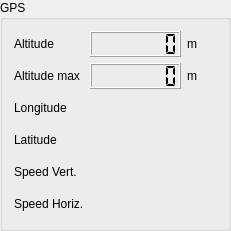
   <widget class="QGroupBox" name="gps_box">
    <property name="geometry">
     <rect>
      <x>960</x>
      <y>60</y>
      <width>231</width>
      <height>231</height>
     </rect>
    </property>
    <property name="styleSheet">
     <string notr="true"/>
    </property>
    <property name="title">
     <string>GPS</string>
    </property>
    <layout class="QGridLayout" name="gridLayout_3">
     <item row="3" column="1" colspan="3">
      <widget class="QLabel" name="longitude_panel">
       <property name="styleSheet">
        <string notr="true"/>
       </property>
       <property name="text">
        <string/>
       </property>
      </widget>
     </item>
     <item row="6" column="1" colspan="3">
      <widget class="QLabel" name="speed_vertical">
       <property name="minimumSize">
        <size>
         <width>0</width>
         <height>0</height>
        </size>
       </property>
       <property name="text">
        <string/>
       </property>
      </widget>
     </item>
     <item row="1" column="0">
      <widget class="QLabel" name="altitude_label_gps">
       <property name="text">
        <string>Altitude</string>
       </property>
      </widget>
     </item>
     <item row="5" column="1" colspan="3">
      <widget class="QLabel" name="latitude_panel">
       <property name="minimumSize">
        <size>
         <width>0</width>
         <height>0</height>
        </size>
       </property>
       <property name="text">
        <string/>
       </property>
      </widget>
     </item>
     <item row="5" column="0">
      <widget class="QLabel" name="latitude_label">
       <property name="text">
        <string>Latitude</string>
       </property>
      </widget>
     </item>
     <item row="2" column="0">
      <widget class="QLabel" name="altitude_max_label">
       <property name="text">
        <string>Altitude max</string>
       </property>
      </widget>
     </item>
     <item row="6" column="0">
      <widget class="QLabel" name="label_XX">
       <property name="text">
        <string>Speed Vert.</string>
       </property>
      </widget>
     </item>
     <item row="3" column="0">
      <widget class="QLabel" name="longitude_label">
       <property name="text">
        <string>Longitude</string>
       </property>
      </widget>
     </item>
     <item row="7" column="0">
      <widget class="QLabel" name="label_XX_2">
       <property name="text">
        <string>Speed Horiz.</string>
       </property>
      </widget>
     </item>
     <item row="7" column="1" colspan="3">
      <widget class="QLabel" name="speed_horizontal">
       <property name="minimumSize">
        <size>
         <width>0</width>
         <height>0</height>
        </size>
       </property>
       <property name="text">
        <string/>
       </property>
      </widget>
     </item>
     <item row="1" column="3">
      <widget class="QLabel" name="m_unit_label_2">
       <property name="maximumSize">
        <size>
         <width>30</width>
         <height>16777215</height>
        </size>
       </property>
       <property name="text">
        <string>m</string>
       </property>
      </widget>
     </item>
     <item row="1" column="1" colspan="2">
      <widget class="QLCDNumber" name="altitude_lcd_gps">
       <property name="smallDecimalPoint">
        <bool>false</bool>
       </property>
       <property name="digitCount">
        <number>7</number>
       </property>
       <property name="segmentStyle">
        <enum>QLCDNumber::Flat</enum>
       </property>
       <property name="intValue" stdset="0">
        <number>0</number>
       </property>
      </widget>
     </item>
     <item row="2" column="3">
      <widget class="QLabel" name="m_unit_label">
       <property name="text">
        <string>m</string>
       </property>
      </widget>
     </item>
     <item row="2" column="1" colspan="2">
      <widget class="QLCDNumber" name="altitude_max_lcd_m">
       <property name="enabled">
        <bool>true</bool>
       </property>
       <property name="digitCount">
        <number>7</number>
       </property>
       <property name="segmentStyle">
        <enum>QLCDNumber::Flat</enum>
       </property>
      </widget>
     </item>
    </layout>
   </widget>
